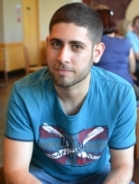
#> input picture images/Andreas.jpg, 139 x 184 px, found by its file name
$ jupyter execute --allow-errors Kampala_DSA_features.ipynb   (shell and % lines are left out)
#> lines starting #> are read from the running program, lines starting #| are printed output that depends on the picture
# From raw data to meaningful features
### Andreas Damianou
***For the Summer School in Data Science and Machine Learning,
Makerere University, Uganda, 27 June 2016***

## INSTRUCTIONS - README

This notebook will guide you through some basic theory of working with features. Go through it sequentially, run all the code step by step. Some code cells are already complete and you just have to run them. Some other cells (denoted with **TODO**) require you to fill in the code.

If you get stuck in one of the questions, don't lose too much time, ask a demonstrator for help or move on to the next question.

When the code is already there, make sure you understand what it's doing, don't just run it and continue without understanding it!

**!!! So, look for parts with **TODO** and make sure you fill in the correct answer to the questions.***

First we import the plotting and numerical libraries.

[cell 1]
%pylab inline
import matplotlib.pyplot as plt
import numpy as np

## Start with toy data for classification

We'll consider the task of extracting features for some data that are meant to be used for classification.

So, before anything, let's start revising the code for K-Nearest Neighbours algorithm.

[cell 2]
#  CODE for NN:
def knn(Y_training, labels_training, y_test, k):
    from scipy.spatial import distance
    from operator import itemgetter

    # distance_test_to_train[i] says what's the distance of the i-the training point to the y_test
    distance_test_to_train = []
    for i in range(Y_training.shape[0]):
        distance_test_to_train.append(distance.euclidean(Y_training[i,:], y_test))
    # The following list sorts the index of the distance list
    sorted_dist_indexes = np.argsort(distance_test_to_train)

    # The indexes we want to return are only the top k
    indexes = sorted_dist_indexes[0:k]

    # Test label is the najority of neighbours' labels
    label_test = max(set(labels_training[indexes]), key=labels_training[indexes].tolist().count)

    return label_test, indexes, distance_test_to_train

After we implement a new functionality in our code, it is very important to test it and verify that it's doing what we think it's doing. The simplest way to do that, is to construct some fake data and run the newly constructed function of them. Since it's our own fake data, we know the correct answer that the function should give, so we can compare that to what the code returns.

We'll test the knn function. For this we'll need to create some training data called for example: `my_Y_training`, associated with some labels: `my_labels_training`. Then, create some test instances `my_y_test` and test the code by calling:

`knn(my_Y_training, my_labels_training, my_y_test, 2)`.

The last argument is the number of neighbours, here selecfted to 2, but try different values too.

[cell 3]
# Create toy data
my_Y_training = np.array([[0,1],[2,2],[10,15],[2,1],[2,15],[0,1],[8,14],[5,5],[6,2],[7,6],[4,10],[4,6]])
my_labels_training = np.array([0,0,1,0,1,0,1,0,0,1,1,0])
my_Y_test = np.array([[0,2], [9,12], [8,4],[6.5,6]])
print(my_Y_training)

# Create a list whose each element is the colour of each training point's class.
# It's read or green, depending if the label is 0 or 1.
colours=[('r' if i==0 else 'g') for i in my_labels_training]

# Do a plot of the points. Since the points are two-dimensional (two columns),
# the scatter plot is going to be a 2D plot.
plt.scatter(my_Y_training[:,0],my_Y_training[:,1],marker='o',s=78,c=colours)
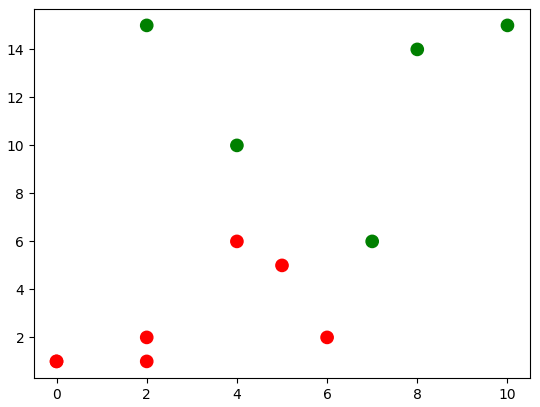
#> figure drawn by matplotlib, 1 panel

**TODO Q1:** Try different values for the number k below.

[cell 4]
# TODO: try other values too
k=2

#> (a cell that did not finish here is left out)

# Repeat the scatter plot of above, just to have all points (test and training) together
plt.scatter(my_Y_training[:,0],my_Y_training[:,1],marker='o',s=78,c=colours)

colours=[('r' if i==0 else 'g') for i in labels_test]
# Create a scatter plot where test data are denoted by 'x' and have clour green or red, according to what label they were assigned.
plt.scatter(my_Y_test[:,0],my_Y_test[:,1],marker='x',s=78,c=colours)

**TODO Q2**: What do you observe as you set k=1 or k=3?

** Your answer goes here **

*** TODO Q3***: Now you can do the same test as above but with 3 dimensional data. Fill in the code with toy data in three dimensions.

#> (a cell that did not finish here is left out)

Now we'll test feature selection. For this, we'll need a dataset with many features per instance (i.e. `Y` will have many columns, here we'll try 5). We'll investigate how the results change as we consider different subsets of features to use.

First, we'll create some toy data as before.

[cell 7]
# Data
my_Y_training = np.array([[0,1,0,2,6],[2,2,0,2,1],[10,8,0.0001,11,1],[2,1,0,2,12],[2,15,0.001,9,1],[0,1,0,8,11],[8,14,0.0001,10,6]])
my_labels_training = np.array([0,0,1,0,1,0,1])
my_Y_test = np.array([[0,2,0,3,6], [9,12,0,8,6], [8,4,0,8,6]])

Now we need to decide:
1. How many features to use?
2. Which features?

There are many methods to do that. Here we'll explore some very basic ones.

The simplest and more intuitive, is to select features by interacting with our data. Remember, the feature-selection procedure must be carried out by considering what **task** we have in mind (in our case, classification). Therefore, we'll first just plot our data alongside the labels

[cell 8]
fig, axes = plt.subplots(1,2,sharey=True)

axes[0].matshow(my_Y_training,aspect='auto')
axes[1].matshow(my_labels_training[:,None],aspect='auto')
axes[0].set_title('Y data')
axes[1].set_title('Labels')
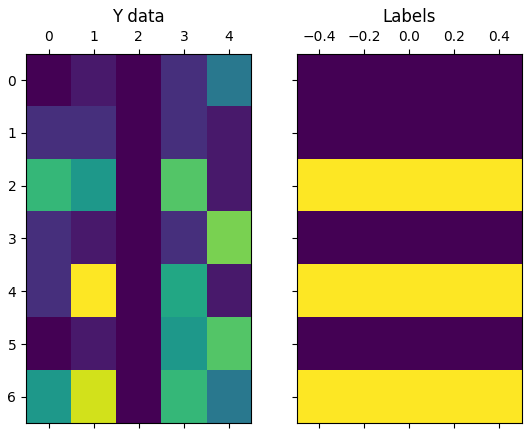
#> figure drawn by matplotlib, 2 panels

**TODO Q4**

Just by looking at the data, answer:
1. Which features look more descriptive with respect to labels?
2. Which seem less descriptive?
3. In general, could it be the case that we can increase descriptiveness by considering set (combination) of features rather than just picking one? Why?

** Your answer goes here **
1.
2.
3.

When we have a truly large number of features to consider, it'll be diffult to rely on visualisation. However, we can still get a data summary by writing some code.

Firstly, from the above plot we see that feature in column 2 is almost constant. This can be programmatically observed by computing the variance across features:

[cell 9]
print(my_Y_training.var(0))

Of course, we can't be sure that the infinitesimal variance around this feature is indeed neglectable. If we were doing unsupervised learning, i.e. we didn't have the label set with us, we'd probably reject this feature as it seems useless.

However, here we have the labels, so we can verify that this feature is "useless" by checking if it follows a pattern similar to the labels. Because it's hard to verify this from the above matrix, we can magnify the differences in this feature by re-normalizing it. This motivates the idea of re-normalizing all features to compare them to the label vector. Re-normalization means that we'll make all features be between 0 and 1.

[cell 10]
my_Y_training_norm = np.zeros((my_Y_training.shape[0],my_Y_training.shape[1]))
for j in range(my_Y_training.shape[1]):
    tmp = my_Y_training[:,j]
    my_Y_training_norm[:,j] = (tmp - tmp.min(0)) / tmp.ptp(0)

Plot the normalized data and the label vector next to them.

[cell 11]
fig, axes = plt.subplots(1,2,sharey=True)

axes[0].matshow(my_Y_training_norm,aspect='auto')
axes[1].matshow(my_labels_training[:,None],aspect='auto')
axes[0].set_title('Y data')
axes[1].set_title('Labels')
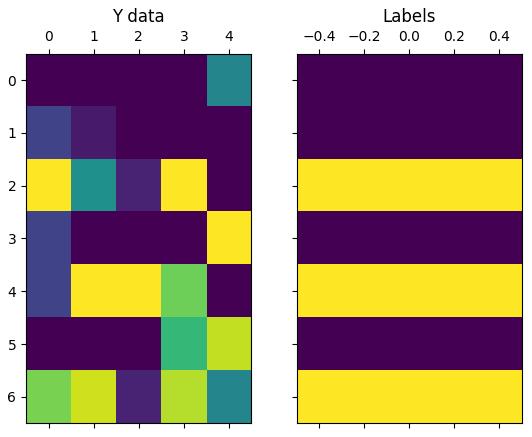
#> figure drawn by matplotlib, 2 panels

Now we see that feature 2 is actually not that useless! It is slightly larger for data (rows of Y) that correspond to label 1.

***TODO Q5***

Let's automate the above discussion. We'll again follow a very simple approach which returns the distance of each normalized feature vector to the label vector, the intuition being that if the distance is small, then that might be a good feature.

*Hint*: check the knn code to see how the distances are taken.

[cell 12]
# TODO: Your code here

Although we've discussed that usually combination of features (rather than just selecting one feature) is expected to give the best results, most of the code we wrote above focuses on looking at features individually.

Finding combination of features is more difficult, as the problem of considering all possible combinations makes the search space larger. We won't explore state-of-the-art methods here, but instead we'll just get a feeling as to what could be a good feature combination for our data by trying several subsets of features and measuring the classification accuracy on the test set (which in this case is rather a validation set).

***TODO Q6:***
1. Make the data so that you use only 1 feature.
2. Plot the 1-dimesional data with different colors according to the labels and then for the test point y*
3. find the k-nns and infer its label. What k will you use here? Why?
4. Print the distances.
5. Do this for different selection of feature. Which is best?

*** TODO Q7:***
6. Now select two features (any combination you want) for your data and repeat as above.
7. Repeat, this time by selecting 3 features.

[cell 13]
# YOUR CODE GOES HERE

*** TODO Q8:***
1. Which combination of features yields better results in terms of classification accuracy?

** YOU ANSWER GOES HERE **

** TODO: Q9:**  What happens to the distances as you add features?

** Your answer here**

## Fun with text data

Let's move away from toy data. We'll now look at more interesting data, namely text data.
We'll create some fake texts. Each text is associated with a label which is 1 if the text is spam email, otherwise it has label 0.

[cell 14]
text = dict()
# A vector so that labels[i] is 1 if the text is spam otherwise 0.
labels = [1,1,0,0,1,1,0]

text['0'] = ['this','email','is','a','spam','email']
text['1'] = ['spam','spam','spamity','spam']
text['2'] = ['this','email','is','about','python','and','python','example']
text['3'] = ['python','is','good','for','you','python','good']
text['4'] = ['you','should','not','learn','python']
text['5'] = ['this','email','is','bad','email','and','you','should','not']
text['6'] = ['this','is','a','good','email','good','as','it','can','get']

num_texts = len(text.keys())

# Concatenate all texts into a single big text. This will be helpful later.
texts = []
for tt in text.keys():
    texts += text[tt]
texts

[cell 15]
# Find the unique words in all texts by looking at the unique elements of the big concatenated text.
uniques = np.unique(texts)
print(uniques)

We now have a list of all the unique words appearing in our text collection.

Many of the words are very simple, like 'a', 'I' etc. We'd like to get rid of them. Why? Because we assume that they're so simple and versatile that they can't offer much statistical insight into the nature of the text.

This process is called stemming.

[cell 16]
# Define the dictionary of words that you wish to ignore from your texts
stemming_list = ['a','the','for','and','is','I','you','he','she','it','they']
# Helper variable, just get the unique words and transform them to list
uniques_list = uniques.tolist()
for i in range(len(stemming_list)):
    try:
        # Remove the i-th word if it is in the stemming list
        uniques_list.remove(stemming_list[i])
    except ValueError:
        pass
# Now turn the list of uniques (stemmed) back into an array
uniques = np.array(uniques_list)
print(uniques)

[cell 17]
# Sanity check: Print the first text
tmp = text['0']
print(tmp)

*** TODO Q10 ***:

Now the important bit. We have texts as collection of words, cleaned and stemmed.

How do we turn this into useful features?

Think about your answer before scrolling down (don't cheat!!)
Write your answer below.

*** Your answer goes here ***

*** SCROLL DOWN, there's more!!! ........ ***

*** SCROLL DOWN, there's more!!! ........ ***

## Features from Text: Creating a histogram - Bag of Words

Here's one possible answer to Q10: We'll create features from text, by  making a histogram in a manner which is called a **Bag of Words**.

A Bag of Words means that you'll convert each text into a **fixed sized** vector $[w_1, w_2, ... w_d]$, where $d$ is the total number of different words you may encounter, and $w_i$ tells us how many times this particular word appeared in the text.

[cell 18]
text_hist = np.zeros((num_texts,len(uniques)))
for i in range(num_texts):
    for j in range(len(uniques)):
        for k in range(len(text[str(i)])):
            if text[str(i)][k] == uniques[j]:
                text_hist[i,j]+=1
print(text_hist)

*** TODO Q11 ***:

1. Explain in your own words what is the Bag of Words representation.
2. What are the limitations of this representation? What are the advantages?

*** Your answer goes here ***

Some features appear only once, e.g. those in the first four columns.
We can't do much statistical inference if these features appear only in one instance. Hence, we'll remove them.

[cell 19]
inds = np.where(text_hist.sum(0) > 1)[0]
text_hist = text_hist[:,inds]
uniques = uniques[inds]

Now we'll plot the (remaining) features alongside the labels.

[cell 20]
fig, axes = plt.subplots(1,2,sharey=True)
axes[0].matshow(text_hist, interpolation='none',aspect='auto')
axes[0].set_xticklabels(['']+uniques.tolist(),rotation='vertical');
axes[0].set_title('Data Features',y=1.2)
axes[1].matshow(np.array(labels)[:,None], aspect='auto')
axes[1].set_title('Data Labels',y=1.2)
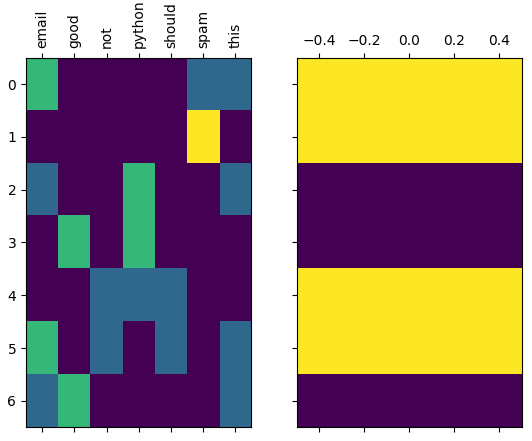
#> figure drawn by matplotlib, 2 panels

# Fun with images

### Bonus! Compute SURF features (requires openCV)

[cell 21]
# Select some images and compute SURF. See that there's a parameter there. What is a reasonable one?

source: http://docs.opencv.org/

[cell 22]
import cv2
img = cv2.imread('/home/andreas/Andreas.jpg',0)
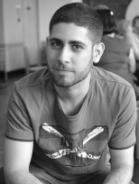
#> img: shape (184, 139); min 9, max 252, mean 120.6

#> (a cell that did not finish here is left out)

#> (a cell that did not finish here is left out)

*** TODO Q12 ***
1. Play with the code above. Load any picture you want, and compute the SURF features. Adjust the threshold parameter to get more or less features.
2. If you have more than one pictures, how can you extract consistent features across all pictures? *Hint*: Remember how we did that for text data. Here you might need to do an additional clustering step after you extract the "words" (in this case instead of words you have SURF descriptors), and now the histogram will say how many descriptors of each cluster we have.

# Extra:

If you've reached here and you still have time, try doing these exercises:
1. Go back to the text processing section, and fit a classifier. See how the model performs and how you can make it better.
2. Go back to the toy classification Q8 and argue about which feature combination is best by this time splitting the data into training and validation set to automatically select a good combination (e.g. search over a predifined selection of feature combinations).

## Fun with Images - This part is challenging, I leave it here if you want to have fun on your own time!

#> (a cell that did not finish here is left out)

[cell 26]
import glob

imagePath = '' # HERE YOU PUT the path of the images folder, where you have your images stored. They have to be of consistent dimensions
#> imagePath = ''
extensions = 'jpg' # Change if your images is something else

listing = glob.glob(imagePath + '*.' + extensions)
#> listing = []
#> (the rest of this cell did not finish here and is left out)

$ run again, with images/bullet_blue.png saved as images/Andreas.jpg
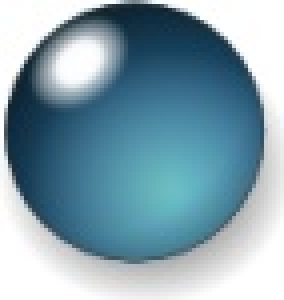
#> input picture images/bullet_blue.png, 71 x 75 px, found by its file name (shown 4 times larger)
#> `img = cv2.imread('/home/andreas/Andreas.jpg',0)`:
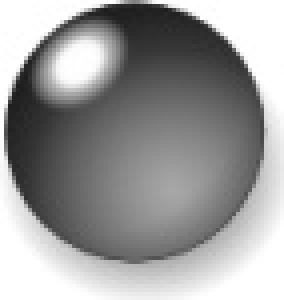
#> img: shape (75, 71) (shown 4 times larger); min 28, max 255, mean 154.6
#> imagePath = ''
#> listing = []
